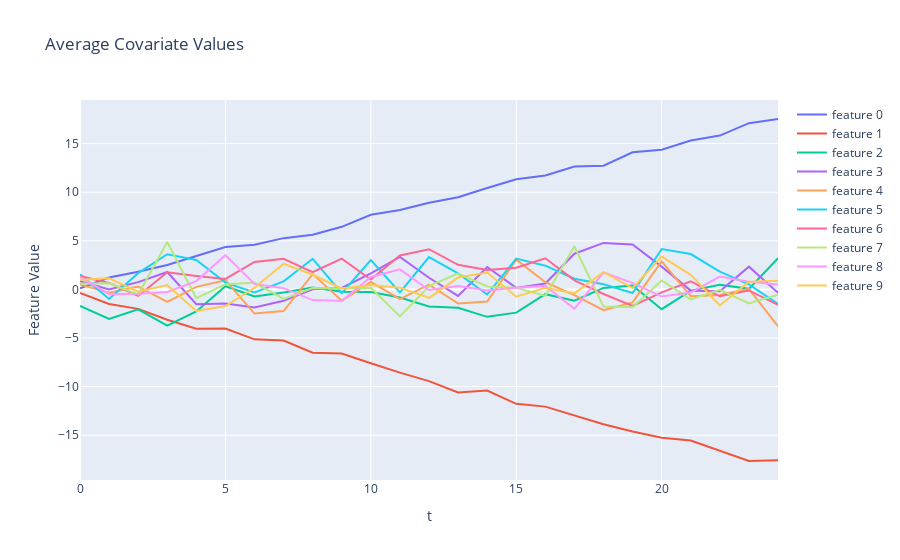

Here is the notebook cell this chart was saved with:
### Markdown cell above
Covariates

### Code cell
fig = go.Figure()
for feature_idx in range(D):
    values = np.mean(X_visual[sample_ids, :, feature_idx], axis=0)
    fig.add_trace(go.Scatter(x=list(range(R * M)), y=values, name=f'feature {feature_idx}'))
fig.update_layout(
    title='Average Covariate Values',
    xaxis_title='t',
    yaxis_title='Feature Value'
)
fig.show()
